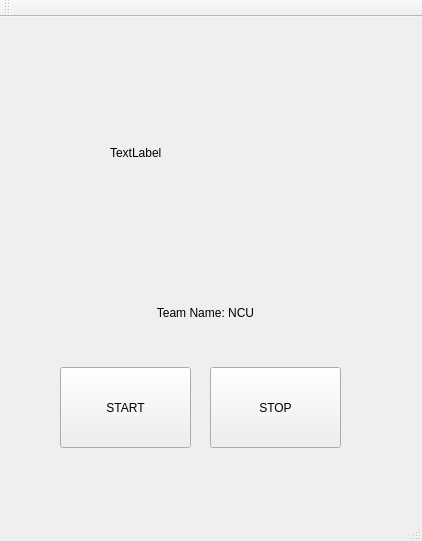
<?xml version="1.0" encoding="UTF-8"?>
<ui version="4.0">
 <class>QMainWindow</class>
 <widget class="QMainWindow" name="QMainWindow">
  <property name="geometry">
   <rect>
    <x>0</x>
    <y>0</y>
    <width>422</width>
    <height>541</height>
   </rect>
  </property>
  <property name="windowTitle">
   <string>QtGuiApplication1</string>
  </property>
  <widget class="QWidget" name="centralWidget">
   <widget class="QPushButton" name="pushButton">
    <property name="geometry">
     <rect>
      <x>60</x>
      <y>350</y>
      <width>131</width>
      <height>81</height>
     </rect>
    </property>
    <property name="text">
     <string>START</string>
    </property>
   </widget>
   <widget class="QPushButton" name="pushButton_2">
    <property name="geometry">
     <rect>
      <x>210</x>
      <y>350</y>
      <width>131</width>
      <height>81</height>
     </rect>
    </property>
    <property name="text">
     <string>STOP</string>
    </property>
   </widget>
   <widget class="QLabel" name="label">
    <property name="geometry">
     <rect>
      <x>110</x>
      <y>50</y>
      <width>181</width>
      <height>171</height>
     </rect>
    </property>
    <property name="text">
     <string>TextLabel</string>
    </property>
   </widget>
   <widget class="QLabel" name="label_2">
    <property name="geometry">
     <rect>
      <x>110</x>
      <y>270</y>
      <width>191</width>
      <height>51</height>
     </rect>
    </property>
    <property name="layoutDirection">
     <enum>Qt::LeftToRight</enum>
    </property>
    <property name="text">
     <string>Team Name: NCU</string>
    </property>
    <property name="alignment">
     <set>Qt::AlignCenter</set>
    </property>
   </widget>
  </widget>
  <widget class="QMenuBar" name="menuBar">
   <property name="geometry">
    <rect>
     <x>0</x>
     <y>0</y>
     <width>422</width>
     <height>25</height>
    </rect>
   </property>
  </widget>
  <widget class="QToolBar" name="mainToolBar">
   <attribute name="toolBarArea">
    <enum>TopToolBarArea</enum>
   </attribute>
   <attribute name="toolBarBreak">
    <bool>false</bool>
   </attribute>
  </widget>
  <widget class="QStatusBar" name="statusBar"/>
 </widget>
 <layoutdefault spacing="6" margin="11"/>
 <resources/>
 <connections/>
</ui>
